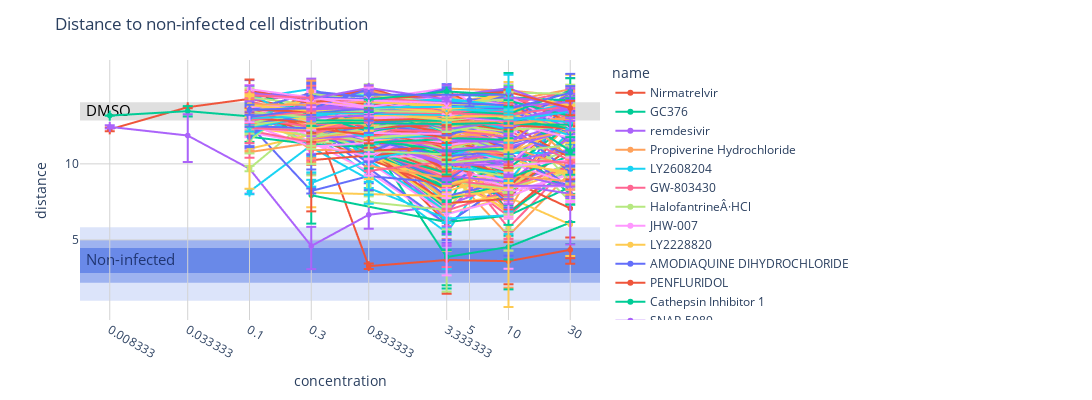

Notebook code cell kept with this figure:
### Code cell
# compounds = average_predictions.copy()
compounds = average_predictions[average_predictions['distance_median'] <= THRESH].copy()
dmso = compounds[compounds['batch_id'] == 'DMSO']

plot_compounds_interactive(compounds, dmso)
